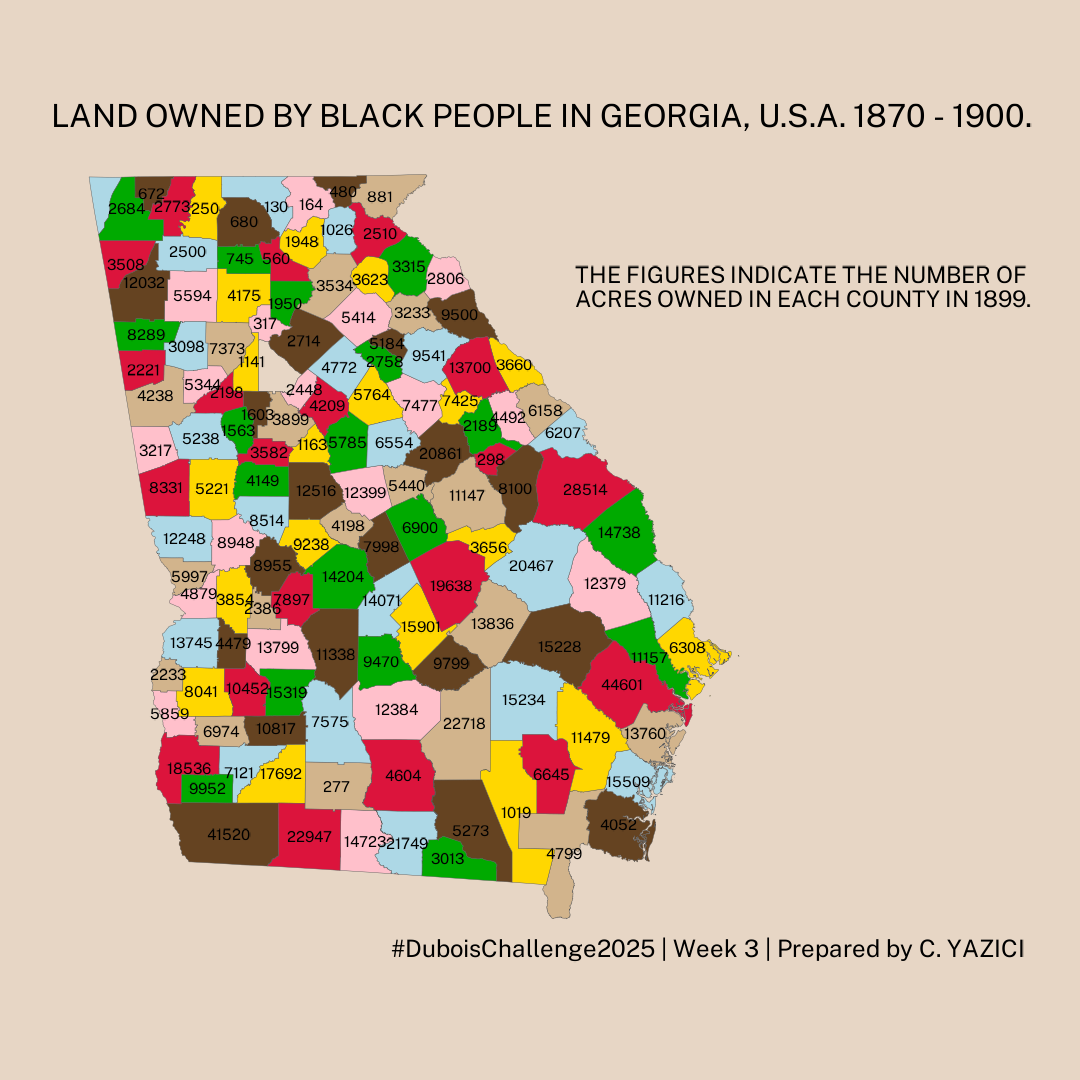

The R source for this figure:
library(tidyverse)
library(janitor)
library(readr)
library(showtext)
library(scales)
library(sf)
library(camcorder)

# Font in the Plot

font_add_google('Public Sans', 'ps')
showtext_auto()


# The data set exists in
# https://github.com/ajstarks/dubois-data-portraits/tree/master/challenge/2025/challenge03

georgia_shp <- sf::read_sf("georgia-1880-county-shapefile")

# John Russell prepared the data to include the colors

data3 <- read.csv("challenge03.csv") %>%
  clean_names() %>%
  mutate(color_code = case_when(
    color == "brown" ~ '#654321',
    color == "crimson" ~ '#dc143c',
    color == "gold" ~ '#ffd700',
    color == "green" ~ '#00aa00',
    color == "lightblue" ~ '#ADD8E6',
    color == "pink" ~ '#ffc0cb',
    color == "tan" ~ '#d2b48c'
  ))


# A quick snapshot of the Georgia map

georgia_shp %>%
  ggplot() +
  geom_sf()


data_georgia <- georgia_shp %>%
  clean_names() %>%
  left_join(data3, by = c("nhgisnam" ="county1890"))




# Define text -------------------------------------------------------------

p <- ggplot(data_georgia) +
  geom_sf(aes(fill = color_code)) +
  geom_sf_text(aes(label = acres_1899), family = "ps") +
  scale_fill_identity() +
    coord_sf(crs = 4326, clip = "off") +
  annotate("text", x = -82, y = 34.3, 
           label = "THE FIGURES INDICATE THE NUMBER OF\nACRES OWNED IN EACH COUNTY IN 1899.",
           family = "ps", hjust = 0, size = 6) +
    xlim(c(-85.5, -79)) +
    ylim(c(30.5, 35)) +
  labs(title = "LAND OWNED BY BLACK PEOPLE IN GEORGIA, U.S.A. 1870 - 1900.",
       caption = "#DuboisChallenge2025 | Week 3 | Prepared by C. YAZICI") +
  theme(panel.background = element_rect(fill = "#e7d6c5", color = NA),
        plot.background = element_rect(fill = "#e7d6c5", color = NA),
        panel.grid = element_blank(),
        axis.title = element_blank(), 
        axis.ticks = element_blank(),
        axis.text = element_blank(),
        plot.title = element_text(family = "ps", hjust = 0.5, size = 24),
        plot.caption = element_text(family = "ps", hjust = 1, size = 18),
        plot.margin = margin(0, 2.0, 0.5, 2.0, "cm"))

ggsave("Week 3.png", p, width = 15, height = 15, dpi = 72)



